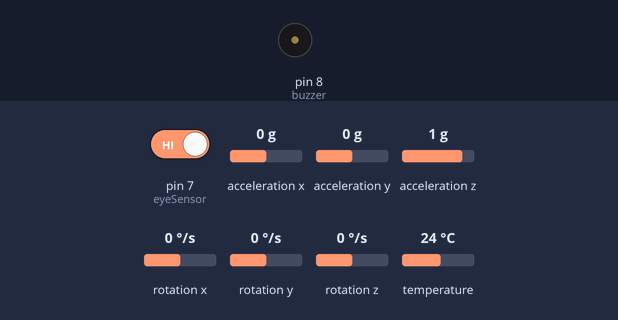
Simulated run of this sketch. Board: Arduino Uno, built with avr-gcc and run on an emulated ATmega328P. Shown: buzzer (waves = sounding, pin HIGH). The inputs (shaded band) are chosen by the test bench; at power-on: acceleration z 1 g, pin 7 (eyeSensor) HIGH, acceleration x 0 g, acceleration y 0 g, rotation x 0 °/s, rotation y 0 °/s, rotation z 0 °/s, temperature 24 °C. What the sketch prints to the serial monitor is not drawn.

Above: at 1.3 s.
1.4 s: acceleration z set to 0.5 g
2.9 s: acceleration z set to 0.2 g
At 4.1 s:
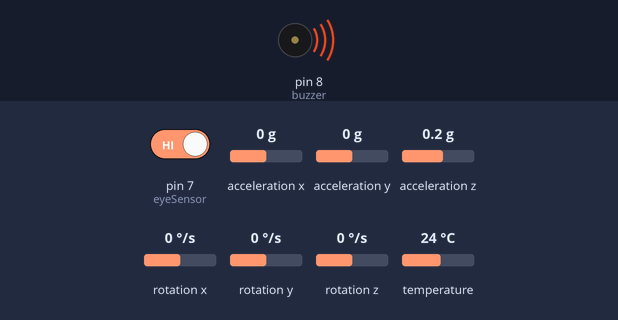
4.4 s: acceleration z set to -0.2 g
5.9 s: acceleration z set to -0.5 g
At 6.4 s:
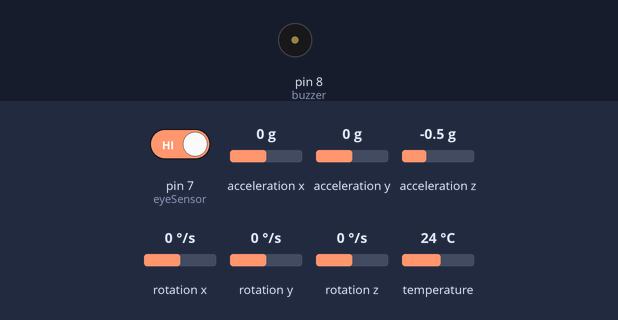
7.5 s: acceleration z set to 0 g
At 8.9 s:
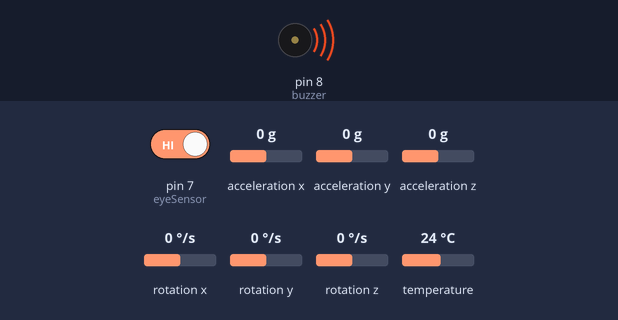
Timing chart, 0 to 10.1 s (numbered marks = the images above; inputs shaded):
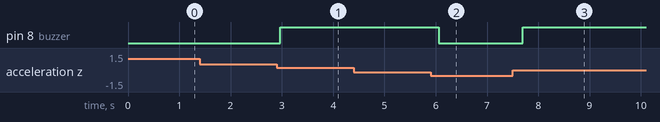

Measured:
- the behaviour switches between 0.4 and 0.3 g on acceleration z (found by bisection; images 0 and 1)
- the behaviour switches between -0.3 and -0.4 g on acceleration z (found by bisection; images 1 and 2)
- after the input at 1.4 s, every drawn part: stays the same
- after the input at 2.9 s, pin 8 (buzzer): LOW → HIGH after 0.07 s
- after the input at 4.4 s, every drawn part: stays the same
- after the input at 5.9 s, pin 8 (buzzer): HIGH → LOW after 0.16 s
- after the input at 7.5 s, pin 8 (buzzer): LOW → HIGH after 0.19 s

The sketch:

driver_fatigue_detection.ino
```cpp
#include <Wire.h>
#include <Adafruit_MPU6050.h>
#include <Adafruit_Sensor.h>
#include <Arduino.h>

Adafruit_MPU6050 mpu;

int buzzer = 8;          // Buzzer connected to pin 8
int eyeSensor = 7;       // Eye blink sensor output pin connected to pin 7

// Movement thresholds
float upperThreshold = 1.5;  // Trigger threshold
float lowerThreshold = 0.3;  // Normal movement lower limit

void setup() {
  Serial.begin(115200);

  pinMode(buzzer, OUTPUT);
  digitalWrite(buzzer, LOW);

  pinMode(eyeSensor, INPUT);  // Set eye sensor pin as input

  // Initialize MPU6050
  if (!mpu.begin()) {
    Serial.println("MPU6050 not found! Check wiring.");
    while (1) delay(10);
  }

  Serial.println("MPU6050 connected successfully!");

  mpu.setAccelerometerRange(MPU6050_RANGE_2_G);
  mpu.setGyroRange(MPU6050_RANGE_250_DEG);
  mpu.setFilterBandwidth(MPU6050_BAND_5_HZ);
  delay(100);
}

void loop() {
  sensors_event_t a, g, temp;
  mpu.getEvent(&a, &g, &temp);

  float AccX = a.acceleration.x / 9.81;
  float AccY = a.acceleration.y / 9.81;
  float AccZ = a.acceleration.z / 9.81;

  // Read eye blink sensor value
  int eyeState = digitalRead(eyeSensor);

  // Print values
  Serial.print("AccX: "); Serial.print(AccX);
  Serial.print("  AccY: "); Serial.print(AccY);
  Serial.print("  AccZ: "); Serial.print(AccZ);
  Serial.print("  | Eye Sensor: "); Serial.println(eyeState);

  // Detect abnormal movement
  bool abnormalMovement = (abs(AccX) > upperThreshold || abs(AccY) > upperThreshold || abs(AccZ) < lowerThreshold);

  // Detect unwanted eye blink (for example, sensor gives LOW when eyes closed)
  bool eyeClosed = (eyeState == LOW); // Adjust depending on your sensor output

  // Combine both conditions
  if (abnormalMovement || eyeClosed) {
    Serial.println("⚠️ ALERT! Unusual Movement or Eye Blink Detected!");
    digitalWrite(buzzer, HIGH);
  } else {
    Serial.println("✅ Normal Driving Detected.");
    digitalWrite(buzzer, LOW);
  }

  delay(200); // Small delay for stability
}
```
